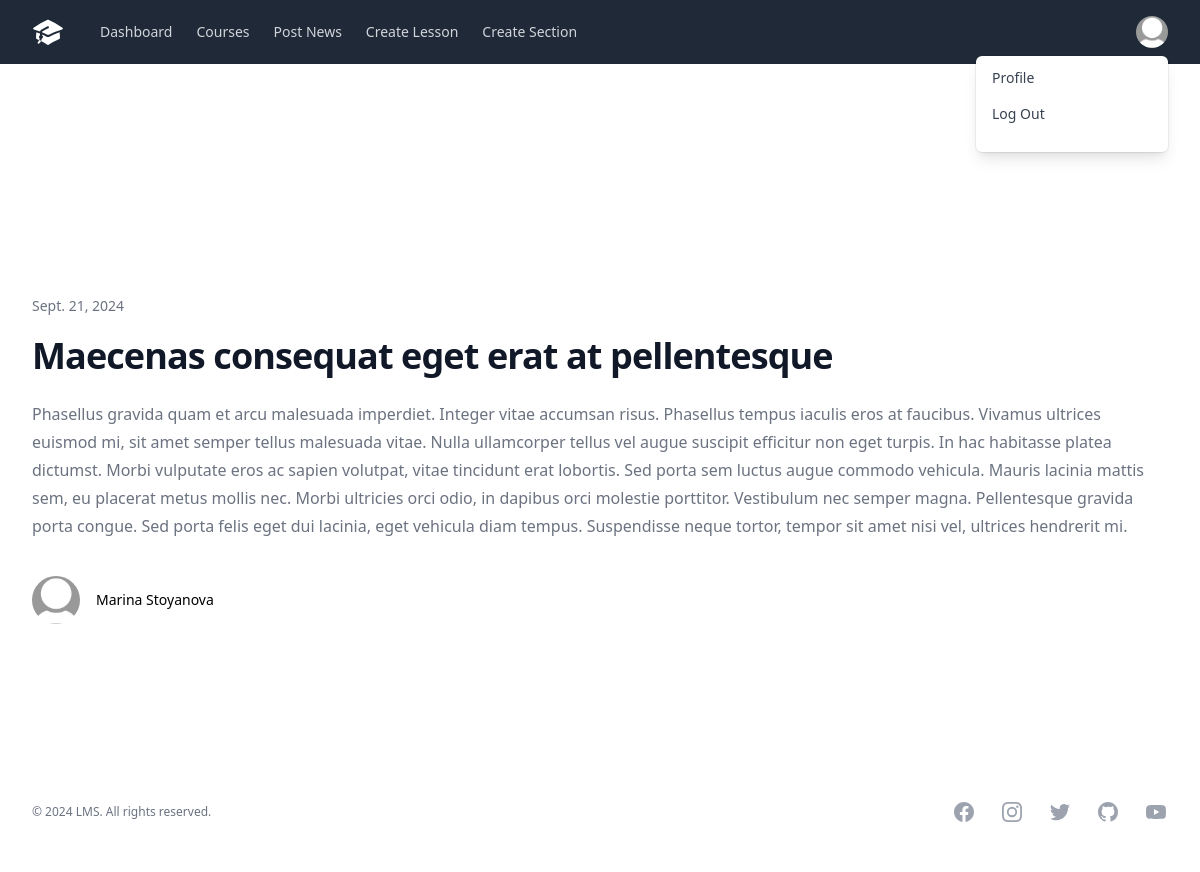
/app/news_detail/153/ (signed in), run on the app's committed database.
### app/models.py (models this page shows, shortened)
class CustomUser(AbstractUser):
    is_teacher = models.BooleanField(default=False)
    is_student = models.BooleanField(default=False)

class Teacher(models.Model):
    user = models.OneToOneField(CustomUser, on_delete=models.CASCADE)
    first_name = models.CharField(max_length=30, blank=False, null=False)
    last_name = models.CharField(max_length=30, blank=False, null=False)
    date_of_birth = models.DateField()
    address = models.CharField(max_length=100)
    email = models.EmailField()
    profile_picture = models.ImageField(default='default.jpg', upload_to='profile_pics')

class News(models.Model):
    title = models.CharField(max_length=300)
    content = models.TextField()
    date_created = models.DateField(auto_now_add=True)
    posted_by = models.ForeignKey(CustomUser, on_delete=models.SET_NULL, null=True)

### app/views.py (the view)
# urls.py: path('news_detail/<int:pk>/', views.NewsDetailView.as_view(), name='news_detail'),
class NewsDetailView(LoginRequiredMixin, DetailView):
    model = News

### app/templates/app/news_detail.html (shortened to what this page needs)
{% extends './base.html' %}
{% load static %}
{% block content %}
      <div class="bg-white py-24 sm:py-32">
        <div class="mx-auto max-w-7xl px-6 lg:px-8">
            <div class="pt-12 sm:pt-16 lg:pt-20">
                <p class="mt-6 text-sm text-gray-500">
                    <time datetime="2020-03-16">{{ news.date_created }}</time>
                  </p>
                <h2 class="mt-5 text-3xl font-bold tracking-tight text-gray-900 sm:text-4xl">{{ news.title }}</h2>
                <div class="mt-6 space-y-6 text-gray-500">
                  <p class="text-base leading-7">{{ news.content }}</p>
                </div>
              </div>
              <div class="sm:col-span-6">
                <div class="mt-9 flex items-center">
                  {% if user.is_superuser or user.is_staff %}
                    <img class="inline-block h-12 w-12 rounded-full" src="{% get_media_prefix %}profile_pics/default.jpg" alt="">
                  {% elif request.user.is_teacher %}
                    <img class="inline-block h-12 w-12 rounded-full" src="{{ user.teacher.profile_picture.url }}" alt="">
                  {% elif request.user.is_student %}
                    <img class="inline-block h-12 w-12 rounded-full" src="{{ user.student.profile_picture.url }}" alt="">
                  {% endif %}
                  <div class="ml-4 flex">
                    <div>
                      <p class="block text-sm font-medium text-blue-gray-900">
                        {% if news.posted_by.is_teacher %}
                          {{ news.posted_by.teacher.first_name }} {{ news.posted_by.teacher.last_name }}
                        {% elif news.posted_by.is_student %}
                          {{ news.posted_by.student.first_name }} {{ news.posted_by.student.last_name }}
                        {% else %}
                          {{ news.posted_by.username }}
                        {% endif %}
                      </p>
                    </div>
                  </div>
                </div>
              </div>
            </div>
        </div>
{% endblock %}

### app/templates/app/base.html (shortened to what this page needs)
{% load static %}
<html lang="en">
<head>
  <link rel="stylesheet" href="{% static 'app/output.css' %}">
  <div class="bg-gray-100">
    <nav x-data="{ open: false }" class="bg-gray-800">
      <div class="mx-auto max-w-7xl px-2 sm:px-6 lg:px-8">
        <div class="relative flex h-16 items-center justify-between">
          <div class="flex flex-1 items-center justify-center sm:items-stretch sm:justify-start">
            <div class="flex flex-shrink-0 items-center">
            </div>
            <div class="hidden sm:ml-6 sm:block">
              <div class="flex">
                  <a href="{% url 'index' %}" class="{% if request.resolver_match.url_name == 'index' %} bg-gray-900 text-white px-3 py-2 rounded-md text-sm font-medium {%else%}text-gray-300 hover:bg-gray-700 hover:text-white px-3 py-2 rounded-md text-sm font-medium {% endif %}" x-state:on="Current" x-state:off="Default" aria-current="page" x-state-description="Current: "bg-gray-900 text-white", Default: "text-gray-300 hover:bg-gray-700 hover:text-white"">Dashboard</a>
                  <a href="{% url 'courses' %}" class="{% if request.resolver_match.url_name == 'courses' %} bg-gray-900 text-white px-3 py-2 rounded-md text-sm font-medium {%else%}text-gray-300 hover:bg-gray-700 hover:text-white px-3 py-2 rounded-md text-sm font-medium {% endif %}" x-state-description="undefined: "bg-gray-900 text-white", undefined: "text-gray-300 hover:bg-gray-700 hover:text-white"">Courses</a>
                  {% if request.user.is_teacher %}
                      <a href="{% url 'post_news' %}" class="{% if request.resolver_match.url_name == 'post_news' %} bg-gray-900 text-white px-3 py-2 rounded-md text-sm font-medium {%else%}text-gray-300 hover:bg-gray-700 hover:text-white px-3 py-2 rounded-md text-sm font-medium {% endif %}" x-state-description="undefined: "bg-gray-900 text-white", undefined: "text-gray-300 hover:bg-gray-700 hover:text-white"">Post News</a>
                      <a href="{% url 'create_lesson' %}" class="{% if request.resolver_match.url_name == 'create_lesson' %} bg-gray-900 text-white px-3 py-2 rounded-md text-sm font-medium {%else%}text-gray-300 hover:bg-gray-700 hover:text-white px-3 py-2 rounded-md text-sm font-medium {% endif %}" x-state-description="undefined: "bg-gray-900 text-white", undefined: "text-gray-300 hover:bg-gray-700 hover:text-white"">Create Lesson</a>
                      <a href="{% url 'create_section' %}" class="{% if request.resolver_match.url_name == 'create_section' %} bg-gray-900 text-white px-3 py-2 rounded-md text-sm font-medium {%else%}text-gray-300 hover:bg-gray-700 hover:text-white px-3 py-2 rounded-md text-sm font-medium {% endif %}" x-state-description="undefined: "bg-gray-900 text-white", undefined: "text-gray-300 hover:bg-gray-700 hover:text-white"">Create Section</a>
                    {% endif %}
              </div>
            </div>
          </div>
          <div class="absolute inset-y-0 right-0 flex items-center pr-2 sm:static sm:inset-auto sm:ml-6 sm:pr-0">
            <div x-data="Components.menu({ open: false })" x-init="init()" @keydown.escape.stop="open = false; focusButton()" @click.away="onClickAway($event)" class="relative ml-3">
              <div>
                <button type="button" class="flex rounded-full bg-gray-800 text-sm focus:outline-none focus:ring-2 focus:ring-white focus:ring-offset-2 focus:ring-offset-gray-800" id="user-menu-button" x-ref="button" @click="onButtonClick()" @keyup.space.prevent="onButtonEnter()" @keydown.enter.prevent="onButtonEnter()" aria-expanded="false" aria-haspopup="true" x-bind:aria-expanded="open.toString()" @keydown.arrow-up.prevent="onArrowUp()" @keydown.arrow-down.prevent="onArrowDown()">
                  {% if request.user.is_teacher %}
                      <img class="h-8 w-8 rounded-full" src="{{ user.teacher.profile_picture.url }}" alt="">
                  {% elif request.user.is_student %}
                      <img class="h-8 w-8 rounded-full" src="{{ user.teacher.profile_picture.url }}" alt="">
                  {% elif request.user.is_superuser or request.user.is_staff %}
                      <img class="h-8 w-8 rounded-full" src="{% get_media_prefix %}profile_pics/default.jpg" alt="">
                  {% endif %}
                </button>
              </div>
                <div x-show="open" x-transition:enter="transition ease-out duration-100" x-transition:enter-start="transform opacity-0 scale-95" x-transition:enter-end="transform opacity-100 scale-100" x-transition:leave="transition ease-in duration-75" x-transition:leave-start="transform opacity-100 scale-100" x-transition:leave-end="transform opacity-0 scale-95" class="absolute right-0 z-10 mt-2 w-48 origin-top-right rounded-md bg-white py-1 shadow-lg ring-1 ring-black ring-opacity-5 focus:outline-none" x-ref="menu-items" x-description="Dropdown menu, show/hide based on menu state." x-bind:aria-activedescendant="activeDescendant" role="menu" aria-orientation="vertical" aria-labelledby="user-menu-button" tabindex="-1" @keydown.arrow-up.prevent="onArrowUp()" @keydown.arrow-down.prevent="onArrowDown()" @keydown.tab="open = false" @keydown.enter.prevent="open = false; focusButton()" @keyup.space.prevent="open = false; focusButton()">
                  {% if request.user.is_teacher %}
                    <a href="{% url 'profile_teacher' %}" class="block px-4 py-2 text-sm text-gray-700" x-state:on="Active" x-state:off="Not Active" :class="{ 'bg-gray-100': activeIndex === 0 }" role="menuitem" tabindex="-1" id="user-menu-item-0" @mouseenter="onMouseEnter($event)" @mousemove="onMouseMove($event, 0)" @mouseleave="onMouseLeave($event)" @click="open = false; focusButton()">Profile</a>
                  {% endif %}
                  <form method="POST" action="{% url 'logout' %}">
                    <button type="submit" class="block px-4 py-2 text-sm text-gray-700">Log Out</button>
                </form>
                </div>
            </div>
          </div>
        </div>
      </div>
    </nav>
    </div>
</head>
<body data-media-url="{% get_media_prefix as MEDIA_PREFIX %}">
  {% block content %}
  {% endblock content %}
  <footer class="bg-white">
    <div class="mx-auto max-w-7xl py-12 px-6 md:flex md:items-center md:justify-between lg:px-8">
      <div class="flex justify-center space-x-6 md:order-2">
          <a href="#" class="text-gray-400 hover:text-gray-500">
          </a>
          <a href="#" class="text-gray-400 hover:text-gray-500">
          </a>
          <a href="#" class="text-gray-400 hover:text-gray-500">
          </a>
          <a href="#" class="text-gray-400 hover:text-gray-500">
          </a>
          <a href="#" class="text-gray-400 hover:text-gray-500">
          </a>
      </div>
      <div class="mt-8 md:order-1 md:mt-0">
        <p class="text-center text-xs leading-5 text-gray-500">© <span id="year"></span> LMS. All rights reserved.</p>
      </div>
    </div>
  </footer>
</body>
</html>

### data on the page
CustomUser: teacher.profile_picture (placeholder picture)
News: date_created "Sept. 21, 2024", title "Maecenas consequat eget erat at pellentesque", content "Phasellus gravida quam et arcu malesuada imperdiet. Integer vitae accumsan risus. Phasellus tempus iaculis eros at faucibus. Vivamus ultrices euismod mi, sit amet semper tellus malesuada vitae. Nulla ullamcorper tellus vel augue suscipit efficitur non eget turpis. In hac habitasse platea dictumst. Morbi vulputate eros ac sapien volutpat, vitae tincidunt erat lobortis. Sed porta sem luctus augue commodo vehicula. Mauris lacinia mattis sem, eu placerat metus mollis nec. Morbi ultricies orci odio, in dapibus orci molestie porttitor. Vestibulum nec semper magna. Pellentesque gravida porta congue. Sed porta felis eget dui lacinia, eget vehicula diam tempus. Suspendisse neque tortor, tempor sit…", posted_by.teacher.first_name "Marina", posted_by.teacher.last_name "Stoyanova"
